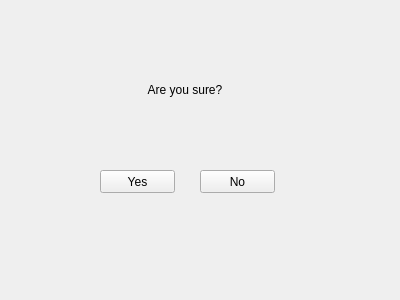
<?xml version="1.0" encoding="UTF-8"?>
<ui version="4.0">
 <class>AreYouSure</class>
 <widget class="QWidget" name="AreYouSure">
  <property name="geometry">
   <rect>
    <x>0</x>
    <y>0</y>
    <width>400</width>
    <height>300</height>
   </rect>
  </property>
  <property name="windowTitle">
   <string>Form</string>
  </property>
  <widget class="QLabel" name="label">
   <property name="geometry">
    <rect>
     <x>140</x>
     <y>80</y>
     <width>90</width>
     <height>20</height>
    </rect>
   </property>
   <property name="text">
    <string>Are you sure?</string>
   </property>
   <property name="alignment">
    <set>Qt::AlignCenter</set>
   </property>
  </widget>
  <widget class="QPushButton" name="pushButton">
   <property name="geometry">
    <rect>
     <x>100</x>
     <y>170</y>
     <width>75</width>
     <height>23</height>
    </rect>
   </property>
   <property name="text">
    <string>Yes</string>
   </property>
  </widget>
  <widget class="QPushButton" name="pushButton_2">
   <property name="geometry">
    <rect>
     <x>200</x>
     <y>170</y>
     <width>75</width>
     <height>23</height>
    </rect>
   </property>
   <property name="text">
    <string>No</string>
   </property>
  </widget>
 </widget>
 <resources/>
 <connections/>
</ui>
